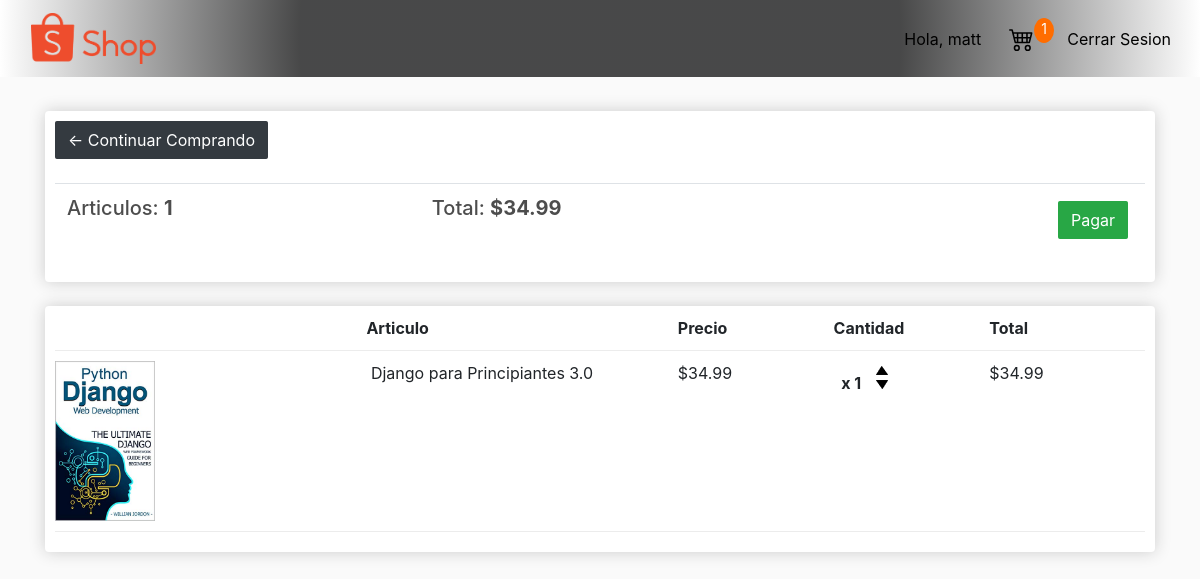
The page /cart/ (signed in) on the database its author committed.
### store/models.py (models this page shows, shortened)
class Order(models.Model):
    customer = models.ForeignKey(Customer, on_delete=models.SET_NULL, null=True, blank=True)
    date = models.DateTimeField(auto_now_add=True)
    complete = models.BooleanField(default=False)
    transaction_id = models.CharField(max_length=100, null=True)
    processed = models.BooleanField(default=False)
    @property
    def get_cart_total(self):
        orderitems = self.orderitem_set.all()
        total = sum([item.get_total for item in orderitems])
        return total
    @property
    def get_cart_items(self):
        orderitems = self.orderitem_set.all()
        total = sum([item.quantity for item in orderitems])
        return total

class OrderItem(models.Model):
    product = models.ForeignKey(Product, on_delete=models.SET_NULL, null=True)
    order = models.ForeignKey(Order, on_delete=models.SET_NULL, null=True)
    quantity = models.IntegerField(default=0, null=True, blank=True)
    date_added = models.DateTimeField(auto_now_add=True)
    @property
    def get_total(self):
        total = self.product.price * self.quantity
        return total

class Product(models.Model):
    name = models.CharField(max_length=200, null=True)
    price = models.FloatField()
    digital = models.BooleanField(default=False, null=False, blank=False)
    image = models.ImageField(null=True, blank=True)
    description = models.TextField(default=False, null=True, blank=True)
    @property
    def image_url(self):
        try:
            url = self.image.url
        except ImportError:
            url = ''
        return url

### store/views.py (the view)
# urls.py: path('cart/', views.cart, name="cart"),
def cart(request):
    data = cartdata(request)
    cartitems = data['cartitems']
    order = data['order']
    items = data['items']
    context = {'items': items, 'order': order, 'cartitems': cartitems}
    return render(request, 'store/cart.html', context)

### store/utils.py (called while the page is built)
def cartdata(request):
    if request.user.is_authenticated:
        customer = request.user.customer
        order, created = Order.objects.get_or_create(customer=customer, complete=False)
        items = order.orderitem_set.all()
        cartitems = order.get_cart_items
    else:
        cookiedata = cookiecart(request)
        cartitems = cookiedata['cartitems']
        order = cookiedata['order']
        items = cookiedata['items']
    return {'cartitems': cartitems, 'order': order, 'items': items}

### store/templates/store/cart.html
{% extends 'store/main.html' %}
{% load static %}
{% block content %}
	<div class="row">
		<div class="col-lg-12">
			<div class="box-element">
				<a  class="btn btn-dark" href="{% url 'store' %}">&#x2190; Continuar Comprando</a>
				<br>
				<br>
				<table class="table">
					<tr>
						<th><h5>Articulos: <strong>{{order.get_cart_items}}</strong></h5></th>
						<th><h5>Total: <strong>${{order.get_cart_total|floatformat:2}}</strong></h5></th>
						<th>
							<a  style="float:right; margin:5px;" class="btn btn-success" href="{% url 'checkout' %}">Pagar</a>
						</th>
					</tr>
				</table>
			</div>
			<br>
			<div class="box-element">
				<div class="cart-row">
					<div style="flex:2"></div>
					<div style="flex:2"><strong>Articulo</strong></div>
					<div style="flex:1"><strong>Precio</strong></div>
					<div style="flex:1"><strong>Cantidad</strong></div>
					<div style="flex:1"><strong>Total</strong></div>
				</div>
				{% for item in items %}
				<div class="cart-row">
					<div style="flex:2"><img class="row-image" src="{{item.product.image_url}}"></div>
					<div style="flex:2"><p>&nbsp{{item.product.name}}&nbsp</p></div>
					<div style="flex:1"><p>${{item.product.price|floatformat:2}}</p></div>
					<div style="flex:1">
						<p class="quantity">&nbsp x {{item.quantity}}</p>
						<div class="quantity">
							<img data-product="{{item.product.id}}" data-action="add"
								 class="chg-quantity update-cart" src="{% static  'images/arrow-up.png' %}">
							<img data-product="{{item.product.id}}" data-action="remove"
								 class="chg-quantity update-cart" src="{% static  'images/arrow-down.png' %}">
						</div>
					</div>
					<div style="flex:1"><p>${{item.get_total|floatformat:2}}</p></div>
				</div>
				{% endfor %}
			</div>
		</div>
	</div>
{% endblock content %}

### store/templates/store/main.html (shortened to what this page needs)
{% load static %}
<html>
<head>
    <link href="https://stackpath.bootstrapcdn.com/bootstrap/4.5.0/css/bootstrap.min.css"
 rel="stylesheet">
    <link href="{% static 'css/main.css' %}" rel="stylesheet" type="text/css">
</head>
<body>
<nav class="navbar navbar-expand-lg navbar-light bg-light" id="nav">
    <div>
        <a class="navbar-brand" href="{% url 'store' %}">
            <img id="home" src="{% static 'images/shop.png' %}">
        </a>
    </div>
    <div class="collapse navbar-collapse" id="navbarSupportedContent">
        <div class="form-inline my-2 my-lg-0">
            <a class=" btn btn-link hidden" href="{% url 'set_profile' %}" id="hello-user">Hola, {{request.user}}</a>
            <a href="{% url 'cart' %}">
                <img id="cart-icon" src="{% static 'images/cart4.svg' %}">
            </a>
            <p id="cart-total">{{cartitems}}</p>
            <a href="{% url 'logout' %}">
                <button class="btn btn-link hidden" id="close-session" type="button">Cerrar Sesion</button>
            </a>
        </div>
    </div>
</nav>
<div class="container"><br>
    {% block content %}
    {% endblock content %}
</div>
</body>
</html>

### static/css/main.css (style rules this page uses)
body { background-color: hsl(0, 0%, 98%); }
h1,h2,h3,h4,h5,h6 { color:hsl(0, 0%, 30%); }
.box-element { box-shadow:hsl(0, 0%, 80%) 0 0 16px; background-color: #fff; border-radius: 4px; padding: 10px; }
.bg-light { background: radial-gradient(circle, rgba(0,0,0,0.7091211484593838) 50%, rgba(255,255,255,1) 100%); }
#cart-icon { width:25px; display: inline-block; margin-left: 15px; }
#cart-total { display: block; text-align: center; color: #fff; background-color: #ff6d00; width: 20px; height: 25px; border-radius: 50%; font-size: 14px; }
.col-lg-4, .col-lg-6, .col-lg-8, .col-lg-12 { margin-top: 10px; }
.btn { border-radius: 0.1em/0.1em; }
.row-image { width: 100px; }
.cart-row { display: flex; align-items: flex-stretch; padding-bottom: 10px; margin-bottom: 10px; border-bottom: 1px solid #ececec; }
.quantity { display: inline-block; font-weight: 700; padding-right:10px; }
.chg-quantity { width: 12px; cursor: pointer; display: block; margin-top: 5px; transition:.1s; }
.btn-link, .btn-link:hover, .hello-msg { font-size: 16px; color:black; }
#home { width:125px; display: inline-block; margin-left: 15px; }

### rows shown on the page
Order: get_cart_items "1", get_cart_total "34.99"
OrderItem: product.image_url (picture), product.name "Django para Principiantes 3.0", product.price "34.99", quantity "1", get_total "34.99"

### other values the page prints
{{ request.user }} "matt"
{{ cartitems }} "1"
